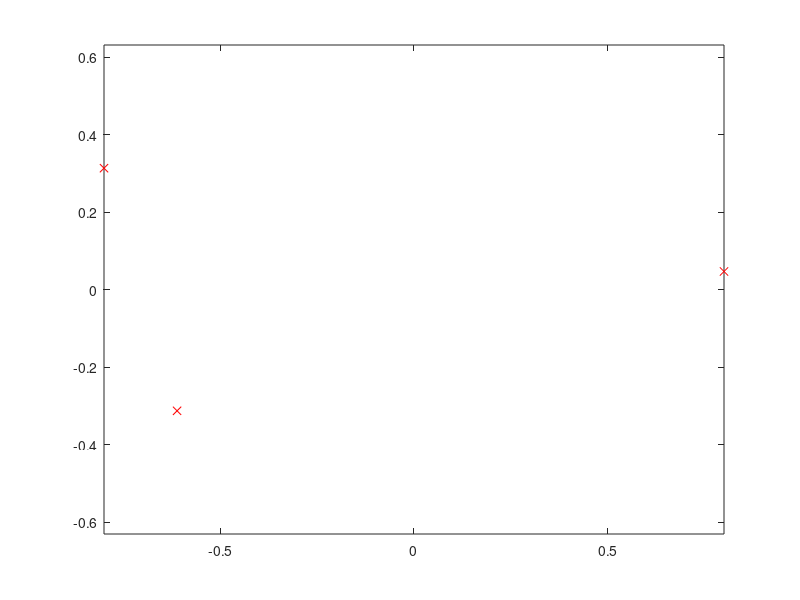

Reproduce this figure in MATLAB.
%{
This gets us the geographical points for our cities
Found though link on wikipedia to geographical coordinates
Population data from wikipedia
Coordinates in signed degrees format

1. New York: 40.728333,-73.994167; 8.5 million
2. Chicago: 41.836944,-87.684722; 2.7 million
3. Los Angeles: 34.05,-118.25; 3.9 million
4. Seattle: 47.609722,-122.333056; 0.6 million
5. Atlanta: 33.755,-84.39; 0.5 million
6. Denver: 39.76185,-104.881105; 0.6 million


7. Amsterdam: 52.366667,4.9; 0.8 million
8. Berlin: 52.516667,13.383333; 3.56 million
9. Prague: 50.083333,14.416667; 1.26 million
10. Paris: 48.8567,2.3508; 2.24 million
11. Munich: 48.133333,11.566667; 1.4 million
12. Vienna: 48.2,16.366667; 1.8 million
13. Warsaw: 52.233333,21.016667; 1.7 million

%}

allCities = [
40.728333,-73.994167;
41.836944,-87.684722;
34.05,-118.25;
47.609722,-122.333056;
33.755,-84.39;
39.76185,-104.881105;
52.366667,4.9;
52.516667,13.383333;
50.083333,14.416667;
48.8567,2.3508;
48.133333,11.566667;
48.2,16.366667;
52.233333,21.016667];

citiesToInclude = [2 3 4];
citiesLatLong = allCities(citiesToInclude,:);

citiesLat = citiesLatLong(:,1);
citiesLong = citiesLatLong(:,2);


latRange = max(citiesLat)-min(citiesLat);
longRange = max(citiesLong)-min(citiesLong);
range = max(latRange,longRange);
citiesLat = (citiesLat-min(citiesLat))./range;
citiesLong = (citiesLong-min(citiesLong))./range;

%put in -1 to 1 range
citiesLat = 2*citiesLat;
citiesLat = citiesLat-0.5*(max(citiesLat)-min(citiesLat));
citiesLong = 2*citiesLong;
citiesLong = citiesLong-0.5*(max(citiesLong)-min(citiesLong));

shrink = 0.8; %ensures that reward center is not at exact edge
citiesLat = citiesLat.*shrink;
citiesLong = citiesLong.*shrink;

plot(citiesLong,citiesLat,'rx');
axis equal